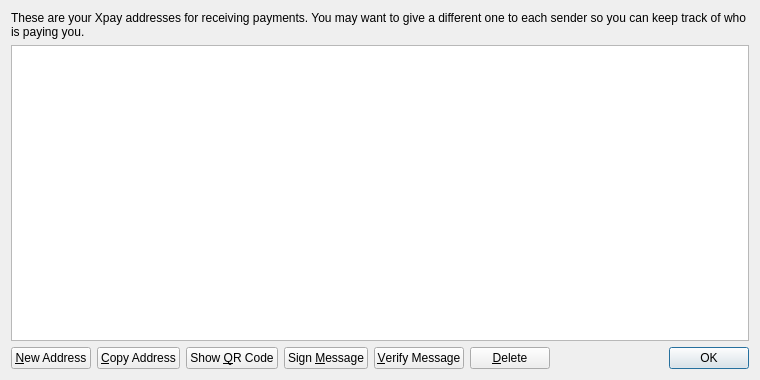
<?xml version="1.0" encoding="UTF-8"?>
<ui version="4.0">
 <class>AddressBookPage</class>
 <widget class="QWidget" name="AddressBookPage">
  <property name="geometry">
   <rect>
    <x>0</x>
    <y>0</y>
    <width>760</width>
    <height>380</height>
   </rect>
  </property>
  <property name="windowTitle">
   <string>Address Book</string>
  </property>
  <layout class="QVBoxLayout" name="verticalLayout">
   <item>
    <widget class="QLabel" name="labelExplanation">
     <property name="text">
      <string>These are your Xpay addresses for receiving payments. You may want to give a different one to each sender so you can keep track of who is paying you.</string>
     </property>
     <property name="textFormat">
      <enum>Qt::PlainText</enum>
     </property>
     <property name="wordWrap">
      <bool>true</bool>
     </property>
    </widget>
   </item>
   <item>
    <widget class="QTableView" name="tableView">
     <property name="contextMenuPolicy">
      <enum>Qt::CustomContextMenu</enum>
     </property>
     <property name="toolTip">
      <string>Double-click to edit address or label</string>
     </property>
     <property name="tabKeyNavigation">
      <bool>false</bool>
     </property>
     <property name="alternatingRowColors">
      <bool>true</bool>
     </property>
     <property name="selectionMode">
      <enum>QAbstractItemView::SingleSelection</enum>
     </property>
     <property name="selectionBehavior">
      <enum>QAbstractItemView::SelectRows</enum>
     </property>
     <property name="sortingEnabled">
      <bool>true</bool>
     </property>
     <attribute name="verticalHeaderVisible">
      <bool>false</bool>
     </attribute>
    </widget>
   </item>
   <item>
    <layout class="QHBoxLayout" name="horizontalLayout">
     <item>
      <widget class="QPushButton" name="newAddressButton">
       <property name="toolTip">
        <string>Create a new address</string>
       </property>
       <property name="text">
        <string>&amp;New Address</string>
       </property>
       <property name="icon">
        <iconset resource="../bitcoin.qrc">
         <normaloff>:/icons/add</normaloff>:/icons/add</iconset>
       </property>
      </widget>
     </item>
     <item>
      <widget class="QPushButton" name="copyToClipboard">
       <property name="toolTip">
        <string>Copy the currently selected address to the system clipboard</string>
       </property>
       <property name="text">
        <string>&amp;Copy Address</string>
       </property>
       <property name="icon">
        <iconset resource="../bitcoin.qrc">
         <normaloff>:/icons/editcopy</normaloff>:/icons/editcopy</iconset>
       </property>
      </widget>
     </item>
     <item>
      <widget class="QPushButton" name="showQRCode">
       <property name="text">
        <string>Show &amp;QR Code</string>
       </property>
       <property name="icon">
        <iconset resource="../bitcoin.qrc">
         <normaloff>:/icons/qrcode</normaloff>:/icons/qrcode</iconset>
       </property>
      </widget>
     </item>
     <item>
      <widget class="QPushButton" name="signMessage">
       <property name="toolTip">
        <string>Sign a message to prove you own a Xpay address</string>
       </property>
       <property name="text">
        <string>Sign &amp;Message</string>
       </property>
       <property name="icon">
        <iconset resource="../bitcoin.qrc">
         <normaloff>:/icons/edit</normaloff>:/icons/edit</iconset>
       </property>
      </widget>
     </item>
     <item>
      <widget class="QPushButton" name="verifyMessage">
       <property name="toolTip">
        <string>Verify a message to ensure it was signed with a specified Xpay address</string>
       </property>
       <property name="text">
        <string>&amp;Verify Message</string>
       </property>
       <property name="icon">
        <iconset resource="../bitcoin.qrc">
         <normaloff>:/icons/transaction_0</normaloff>:/icons/transaction_0</iconset>
       </property>
      </widget>
     </item>
     <item>
      <widget class="QPushButton" name="deleteButton">
       <property name="toolTip">
        <string>Delete the currently selected address from the list</string>
       </property>
       <property name="text">
        <string>&amp;Delete</string>
       </property>
       <property name="icon">
        <iconset resource="../bitcoin.qrc">
         <normaloff>:/icons/remove</normaloff>:/icons/remove</iconset>
       </property>
      </widget>
     </item>
     <item>
      <spacer name="horizontalSpacer">
       <property name="orientation">
        <enum>Qt::Horizontal</enum>
       </property>
       <property name="sizeHint" stdset="0">
        <size>
         <width>40</width>
         <height>20</height>
        </size>
       </property>
      </spacer>
     </item>
     <item>
      <widget class="QDialogButtonBox" name="buttonBox">
       <property name="sizePolicy">
        <sizepolicy hsizetype="Maximum" vsizetype="Fixed">
         <horstretch>0</horstretch>
         <verstretch>0</verstretch>
        </sizepolicy>
       </property>
       <property name="standardButtons">
        <set>QDialogButtonBox::Ok</set>
       </property>
      </widget>
     </item>
    </layout>
   </item>
  </layout>
 </widget>
 <resources>
  <include location="../bitcoin.qrc"/>
 </resources>
 <connections/>
</ui>
